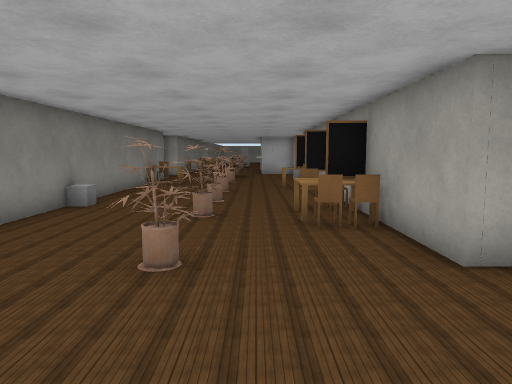
[1] (above)

14 first-person views from a walk through a world built for the Webots simulator. The camera is 1.3 m above the floor, tilts 6° down and sees 70° across. The floor is counted in squares, 1 m on a side. Each view is taken from the middle of a square. On the plan, view 1 faces up. The plan holds only what a view shows up to about 15 squares ahead; the rest is blank. The place goes on beyond the plan. The robots in the file are not drawn. Webots' stock objects and surfaces are drawn as simple stand-ins.

[2]
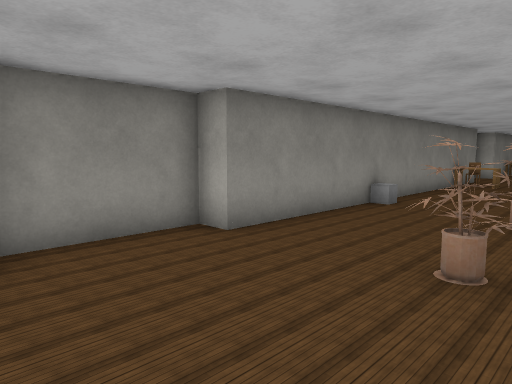

[3]
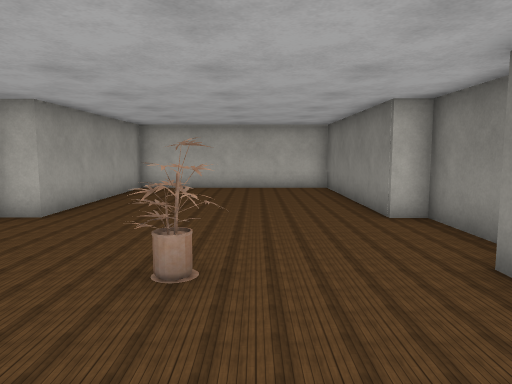

[4]
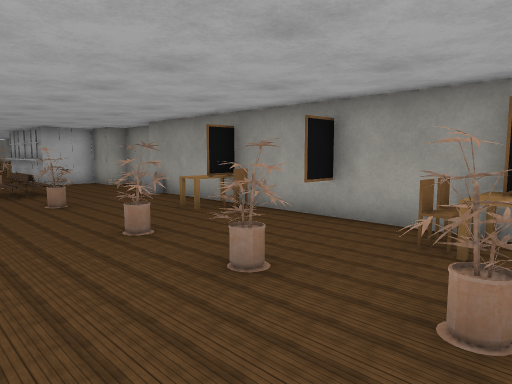

[5]
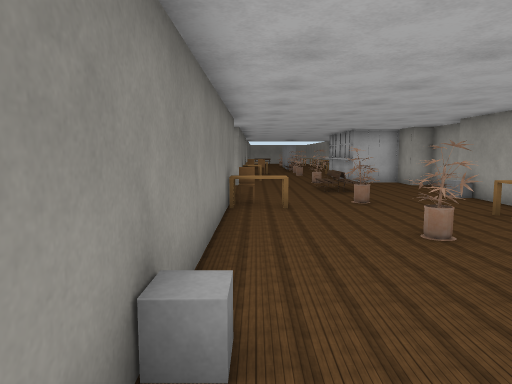

[6]
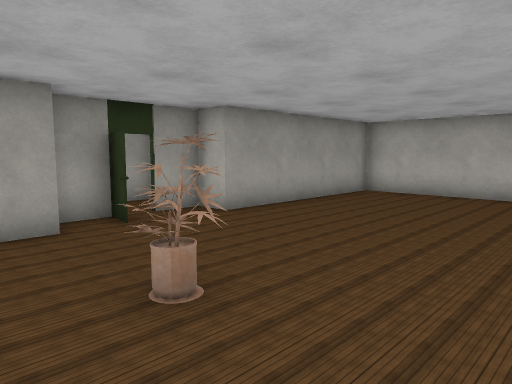

[7]
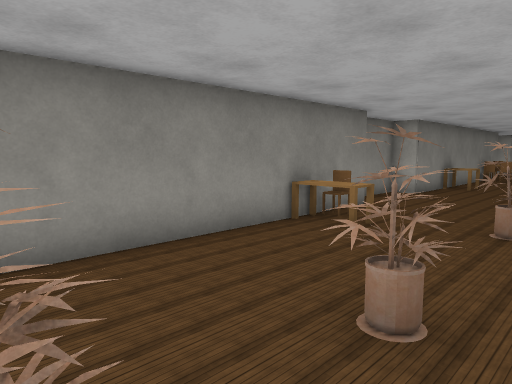

[8]
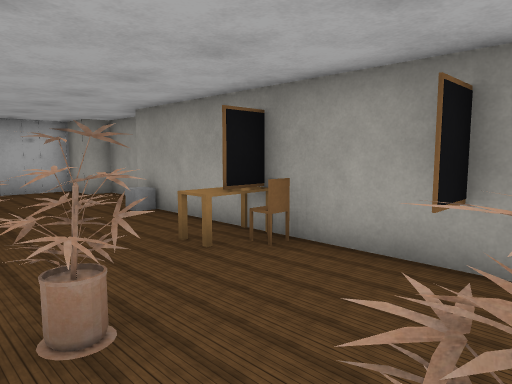

[9]
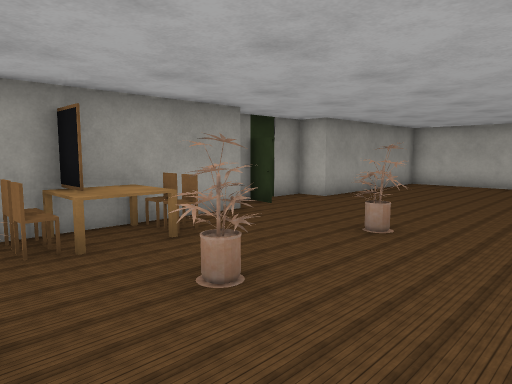

[10]
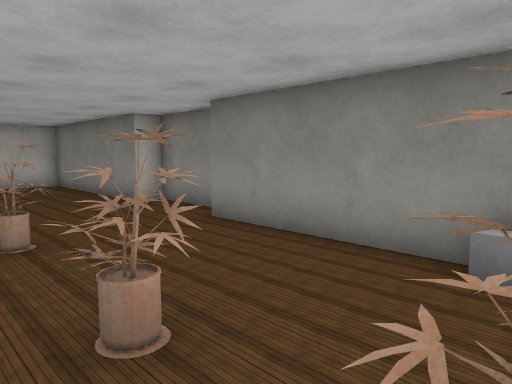

[11]
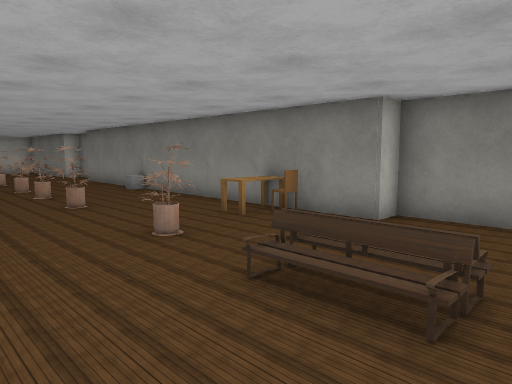

[12]
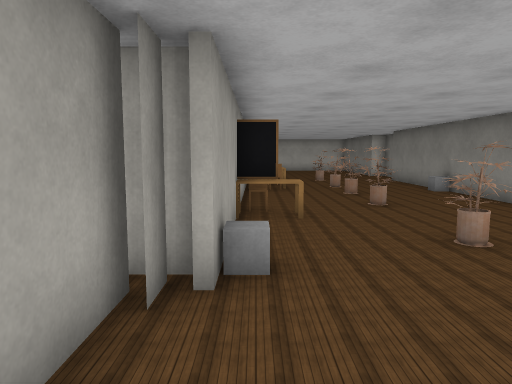

[13]
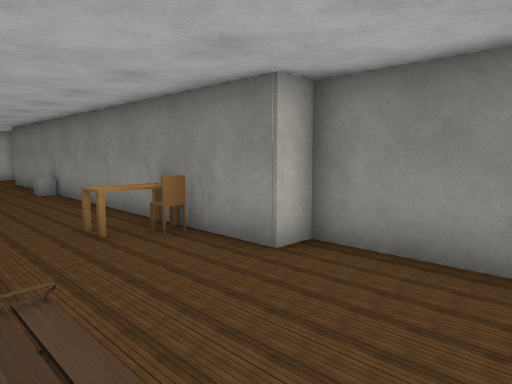

[14]
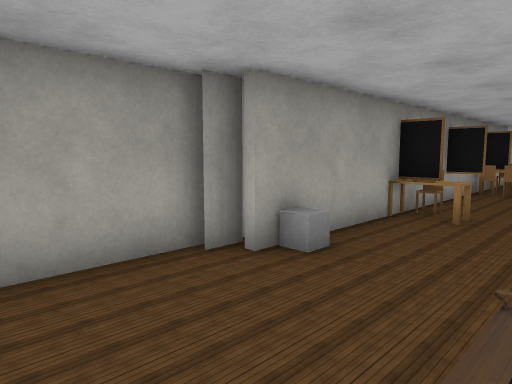

### Floor plan
Points are (right, up) in squares from view 1. A wall is a line through its corners. A room is listed if a view was taken in it or the views show most of it. See-through windows are left out.
Room 1 (views 1, 2, 3, 4, 5, 6, 7, 8, 9, 10, 11, 12, 13, 14)
walls: (3, 4.1) (2.4, 4.1) (2.4, 18.6); (2.9, 18.2) (2.9, 19.1); (3.2, 18.6) (3.2, 22) (2.4, 22) (2.4, 22.5); (-4.7, 22.5) (-4.7, 22) (-5.5, 22) (-5.5, 18.7) (-4.7, 18.7) (-4.7, 4.1) (-5.5, 4.1) (-5.5, 0.6) (-4.7, 0.6) (-4.7, -5.9) (2.4, -5.9) (2.4, 0.6) (3.4, 0.6) (3.4, 1.9)
ways out: gap at (4, 2)
objects: grey box (-4, 9); chair (-4, 16) to (-4, 17); table (-3, 16); plant (-1, 4); plant (-1, 8); plant (-1, 10); plant (-1, 12) to (-1, 13); plant (-1, 17); other object (-1, 20) to (-1, 21); chair (1, 7); table (1, 8); chair (1, 9); table (1, 14); chair (2, 7); blackboard (2, 8) to (3, 8); chair (2, 9); blackboard (2, 11) to (3, 11); chair (2, 14); grey box (2, 18); door leaf (3, 3)

Where each view was taken, in squares from view 1:
view 1: 0 up, 0 right, facing up
view 2: 0 up, 0 right, facing up-left
view 3: 8 up, 2 left, facing down
view 4: 7 up, 4 left, facing up-right
view 5: 7 up, 4 left, facing up
view 6: 6 up, 4 left, facing down-right
view 7: 10 up, 0 right, facing up-left
view 8: 10 up, 2 left, facing up-right
view 9: 10 up, 4 left, facing down-right
view 10: 10 up, 0 right, facing down-left
view 11: 22 up, 2 right, facing down-left
view 12: 22 up, 2 right, facing down
view 13: 22 up, 1 left, facing down-left
view 14: 22 up, 1 left, facing down-right
